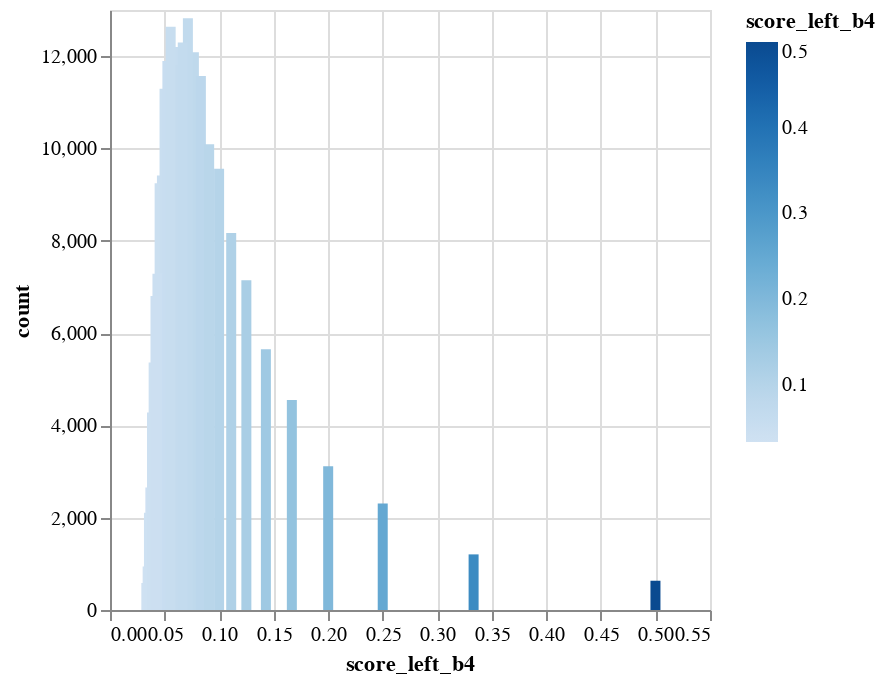
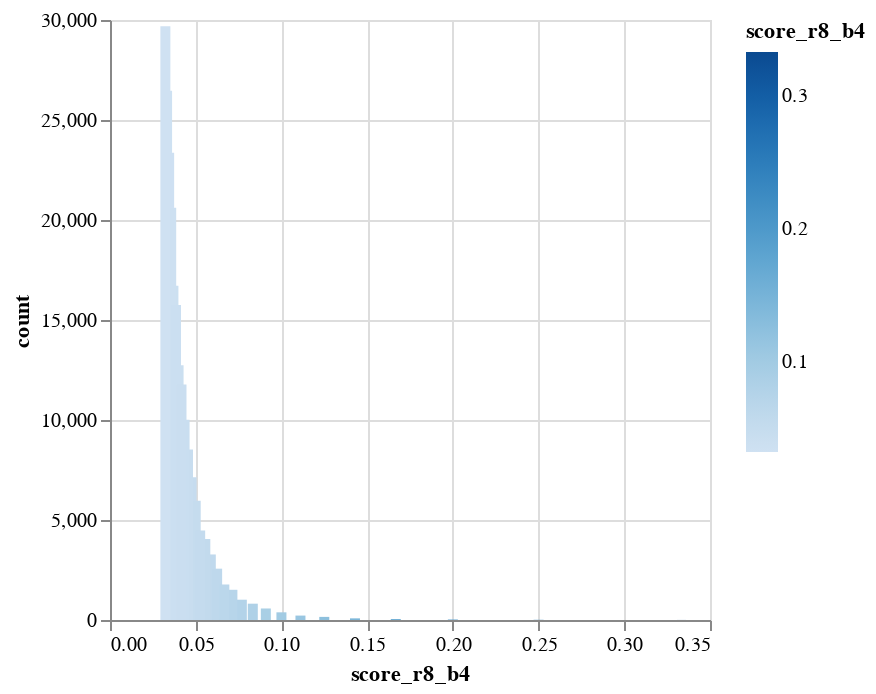

The code cell stored with these charts, in order, in its notebook:
### Code cell
show_b_stats('score_left_b4')
show_b_stats('score_r8_b4')

### Figure 1 — Vega-Lite specification as saved in the notebook (floating-point values rounded to 4 significant figures)
{"config": {"view": {"continuousWidth": 300, "continuousHeight": 300}}, "data": {"name": "data-2ae896573a939e511bc80271082445c8"}, "mark": {"type": "bar", "tooltip": true}, "encoding": {"color": {"field": "score_left_b4", "type": "quantitative"}, "x": {"field": "score_left_b4", "type": "quantitative"}, "y": {"field": "count", "type": "quantitative"}}, "params": [{"name": "param_3", "select": {"type": "interval", "encodings": ["x", "y"]}, "bind": "scales"}], "$schema": "https://vega.github.io/schema/vega-lite/v5.20.1.json", "datasets": {"data-2ae896573a939e511bc80271082445c8": [{"score_left_b4": 0.0476, "count": 9415}, {"score_left_b4": 0.125, "count": 7142}, {"score_left_b4": 0.0769, "count": 12083}, {"score_left_b4": 0.0588, "count": 12201}, {"score_left_b4": 0.0333, "count": 586}, {"score_left_b4": 0.5, "count": 634}, {"score_left_b4": 0.1, "count": 9560}, {"score_left_b4": 0.0714, "count": 12822}, {"score_left_b4": 0.037, "count": 2654}, {"score_left_b4": 0.0833, "count": 11568}, {"score_left_b4": 0.0345, "count": 943}, {"score_left_b4": 0.3333, "count": 1205}, {"score_left_b4": 0.04, "count": 5364}, {"score_left_b4": 0.0625, "count": 11807}, {"score_left_b4": 0.1111, "count": 8169}, {"score_left_b4": 0.25, "count": 2308}, {"score_left_b4": 0.0455, "count": 9247}, {"score_left_b4": 0.05, "count": 11293}, {"score_left_b4": 0.0667, "count": 12294}, {"score_left_b4": 0.0357, "count": 2109}, {"score_left_b4": 0.0435, "count": 7284}, {"score_left_b4": 0.2, "count": 3113}, {"score_left_b4": 0.1429, "count": 5649}, {"score_left_b4": 0.0385, "count": 4278}, {"score_left_b4": 0.1667, "count": 4549}, {"score_left_b4": 0.0909, "count": 10093}, {"score_left_b4": 0.0526, "count": 11893}, {"score_left_b4": 0.0556, "count": 12635}, {"score_left_b4": 0.0417, "count": 6804}]}}

### Figure 2 — Vega-Lite specification as saved in the notebook (floating-point values rounded to 4 significant figures)
{"config": {"view": {"continuousWidth": 300, "continuousHeight": 300}}, "data": {"name": "data-d974d83e35a3668f0ea603950da2133f"}, "mark": {"type": "bar", "tooltip": true}, "encoding": {"color": {"field": "score_r8_b4", "type": "quantitative"}, "x": {"field": "score_r8_b4", "type": "quantitative"}, "y": {"field": "count", "type": "quantitative"}}, "params": [{"name": "param_4", "select": {"type": "interval", "encodings": ["x", "y"]}, "bind": "scales"}], "$schema": "https://vega.github.io/schema/vega-lite/v5.20.1.json", "datasets": {"data-d974d83e35a3668f0ea603950da2133f": [{"score_r8_b4": 0.0476, "count": 7133}, {"score_r8_b4": 0.125, "count": 156}, {"score_r8_b4": 0.0588, "count": 3277}, {"score_r8_b4": 0.0333, "count": 26462}, {"score_r8_b4": 0.0769, "count": 1015}, {"score_r8_b4": 0.037, "count": 16715}, {"score_r8_b4": 0.0714, "count": 1511}, {"score_r8_b4": 0.1, "count": 384}, {"score_r8_b4": 0.0833, "count": 816}, {"score_r8_b4": 0.0345, "count": 23360}, {"score_r8_b4": 0.3333, "count": 2}, {"score_r8_b4": 0.0625, "count": 2567}, {"score_r8_b4": 0.04, "count": 12739}, {"score_r8_b4": 0.1111, "count": 221}, {"score_r8_b4": 0.05, "count": 5957}, {"score_r8_b4": 0.0455, "count": 8521}, {"score_r8_b4": 0.25, "count": 8}, {"score_r8_b4": 0.0357, "count": 20616}, {"score_r8_b4": 0.0667, "count": 1776}, {"score_r8_b4": 0.0323, "count": 29688}, {"score_r8_b4": 0.0435, "count": 10015}, {"score_r8_b4": 0.1429, "count": 82}, {"score_r8_b4": 0.2, "count": 22}, {"score_r8_b4": 0.1667, "count": 46}, {"score_r8_b4": 0.0385, "count": 15745}, {"score_r8_b4": 0.0909, "count": 576}, {"score_r8_b4": 0.0556, "count": 4049}, {"score_r8_b4": 0.0526, "count": 4471}, {"score_r8_b4": 0.0417, "count": 11772}]}}
